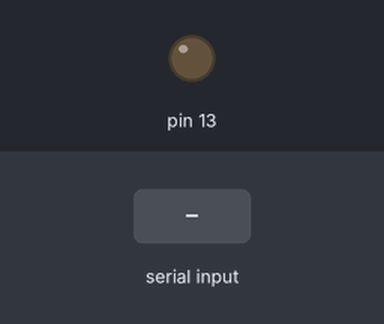
Simulated run of this sketch. Board: Arduino Nano, built with avr-gcc and run on an emulated ATmega328P. On the bench: output pins drawn as LEDs (lit = HIGH). Inputs (shaded band) come from the test bench.

Above: at 0.9 s.
1.0 s: "<90,45,200>" received over Serial
At 2.2 s:
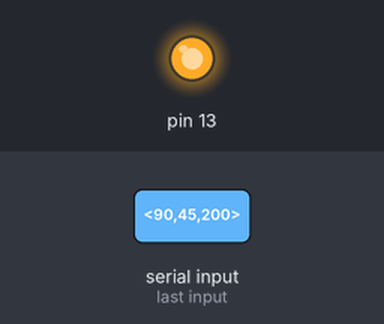
2.5 s: "<0>" received over Serial
At 2.9 s:
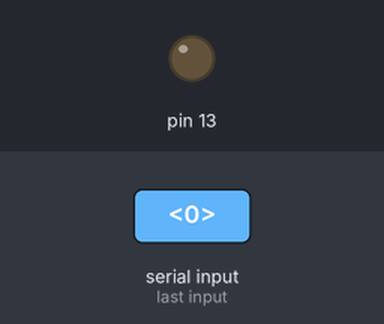
4.0 s: "<30,150,10>" received over Serial
At 4.6 s:
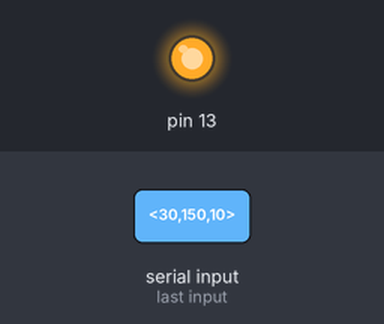
Timing chart, 0 to 7.0 s (numbered marks = the images above; inputs shaded):
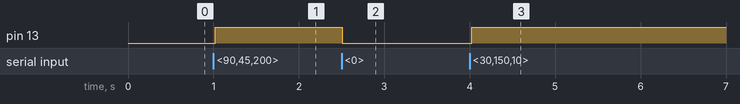

The sketch:

Nano.ino
```cpp
#include <Wire.h>
#include <TimeLib.h>
#include <stdio.h>
#include <string.h>
int i = 0;
int bytes_ = 0;
int value1 = 0;
int value2 = 0;
int value3 = 0;
int value4 = 0;
int value5 = 0;
float id1 = 0.0;
float id2 = 0.0;
float id3 = 0.0;
float id4 = 0.0;
float id5 = 0.0;
const byte numChars = 254;
char receivedChars[numChars];
char tempChars[numChars];
char messageFromPC[numChars] = {0};
int integerFromPC = 0;
float floatFromPC = 0.0;
boolean newData = false;
void setup()
{
  Serial.begin(4800);
  Serial.setTimeout(0);
  pinMode(13, OUTPUT);
  Wire.begin(8);
  while(Serial.available() == 0)
  {
  }
  Wire.onRequest(requestEvent);
}

void loop() {
  get_data();
}

void recvWithStartEndMarkers()
{
  static boolean recvInProgress = false;
  static byte ndx = 0;
  char startMarker = '<';
  char endMarker = '>';
  char rc;
  while (Serial.available() != 0 && newData == false)
  {
    rc = Serial.read();
    //marker(2);
    if (recvInProgress == true)
    {
      if (rc != endMarker)
      {
        receivedChars[ndx] = rc;
        ndx++;
        if (ndx >= numChars)
        {
          ndx = numChars - 1;
        }
      }
      else
      {
        receivedChars[ndx] = '\0';
        recvInProgress = false;
        ndx = 0;
        newData = true;
      }
    }

    else if (rc == startMarker)
    {
      recvInProgress = true;
    }
  }
}

void parseData()
{
  char * strtokIndx;
  strtokIndx = strtok(tempChars, ",");
  strcpy(messageFromPC, strtokIndx);
  strtokIndx = strtok(NULL, ",");
  id1 = atof(strtokIndx);
  strtokIndx = strtok(NULL, ",");
  id2 = atof(strtokIndx);
  strtokIndx = strtok(NULL, ",");
  id3 = atof(strtokIndx);
  strtokIndx = strtok(NULL, ",");
  id4 = atof(strtokIndx);
  strtokIndx = strtok(NULL, ",");
  id5 = atof(strtokIndx);
  value1 = id1;
  value2 = id2;
  value3 = id3;
  value4 = id4;
  value5 = id5;
}
void get_data()
{
  recvWithStartEndMarkers();
  if (newData == true)
  {
    strcpy(tempChars, receivedChars);
    parseData();
    newData = false;
    if (id1 == 0 && id2 == 0 && id3 == 0 && id4 == 0)
    {
      digitalWrite(13, LOW);
    }
    else
    {
      digitalWrite(13, HIGH);
    }
  }
}
void requestEvent()
{
  Wire.write (highByte (value1));
  Wire.write (lowByte (value1));

  Wire.write (highByte (value2));
  Wire.write (lowByte (value2));

  Wire.write (highByte (value3));
  Wire.write (lowByte (value3));

  Wire.write (highByte (value4));
  Wire.write (lowByte (value4));

  Wire.write (highByte (value5));
  Wire.write (lowByte (value5));
}
```

Measured:
- after the input at 1.0 s, pin 13: LOW → HIGH at once
- after the input at 2.5 s, pin 13: HIGH → LOW at once
- after the input at 4.0 s, pin 13: LOW → HIGH at once
